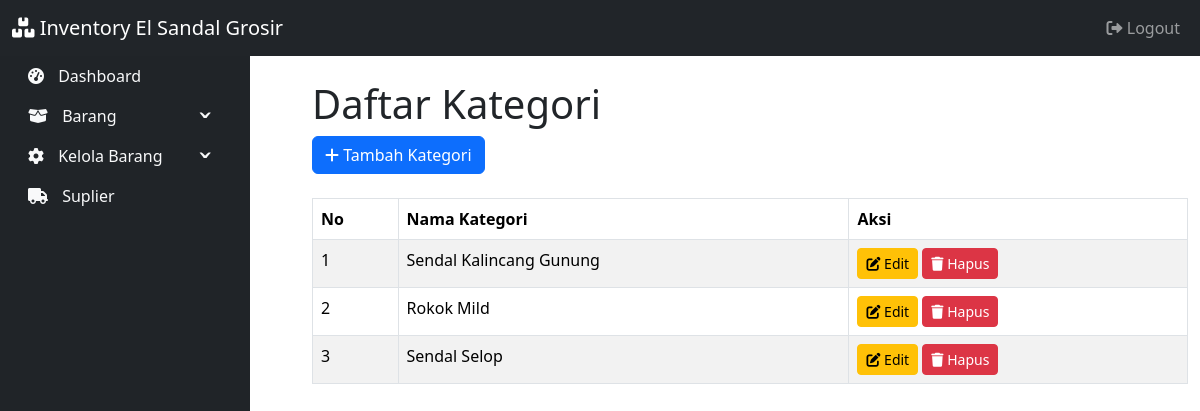
/halaman/kategori.php (signed in), run on the app's committed database.
### tables this page shows
CREATE TABLE `kategori` (
  `id` int(11) NOT NULL,
  `nama_kategori` varchar(255) NOT NULL
);

### halaman/kategori.php (the view, shortened to what this page needs)
<?php
include '../koneksi/koneksi.php';
$queryKategori = "SELECT id, nama_kategori FROM kategori";
$resultKategori = $koneksi->query($queryKategori);
?>
<!DOCTYPE html>
<html lang="en">
<head>
    <link href="https://cdn.jsdelivr.net/npm/bootstrap@5.3.1/dist/css/bootstrap.min.css" rel="stylesheet">
    <link rel="stylesheet" href="https://cdnjs.cloudflare.com/ajax/libs/font-awesome/6.0.0-beta3/css/all.min.css">
</head>
<body>
    <?php include '../komponen/navbar.php'; ?>
    <div class="container-fluid">
        <div class="row">
            <?php include '../komponen/sidebar.php'; ?>
            <div class="col-md-9 offset-md-3 mt-4">
                <h1>Daftar Kategori</h1>
                <a href="tambah_kategori.php" class="btn btn-primary btn-tambah">
                    <i class="fas fa-plus"></i> Tambah Kategori
                </a>
                <table class="table table-striped table-bordered mt-2">
                    <thead>
                        <tr>
                            <th>No</th>
                            <th>Nama Kategori</th>
                            <th>Aksi</th>
                        </tr>
                    </thead>
                    <tbody>
                        <?php
                        $no = 1;
                        while ($row = $resultKategori->fetch_assoc()) {
                            echo "<tr>";
                            echo "<td>" . $no++ . "</td>";
                            echo "<td>" . $row['nama_kategori'] . "</td>";
                            echo "<td>";
                            echo "<a href='edit_kategori.php?id=" . $row['id'] . "' class='btn btn-sm btn-warning'>
                                    <i class='fas fa-edit'></i> Edit
                                  </a> ";
                            echo "<button class='btn btn-sm btn-danger' onclick='hapusKategori(" . $row['id'] . ")'>
                                    <i class='fas fa-trash'></i> Hapus
                                  </button>";
                            echo "</td>";
                            echo "</tr>";
                        }
                        ?>
                    </tbody>
                </table>
            </div>
        </div>
    </div>
</body>
</html>

### halaman/kategori.php (style rules this page uses)
.btn-tambah { margin-bottom: 1rem; }

### data on the page
kategori: nama_kategori "Sendal Kalincang Gunung"
kategori: nama_kategori "Rokok Mild"
kategori: nama_kategori "Sendal Selop"
